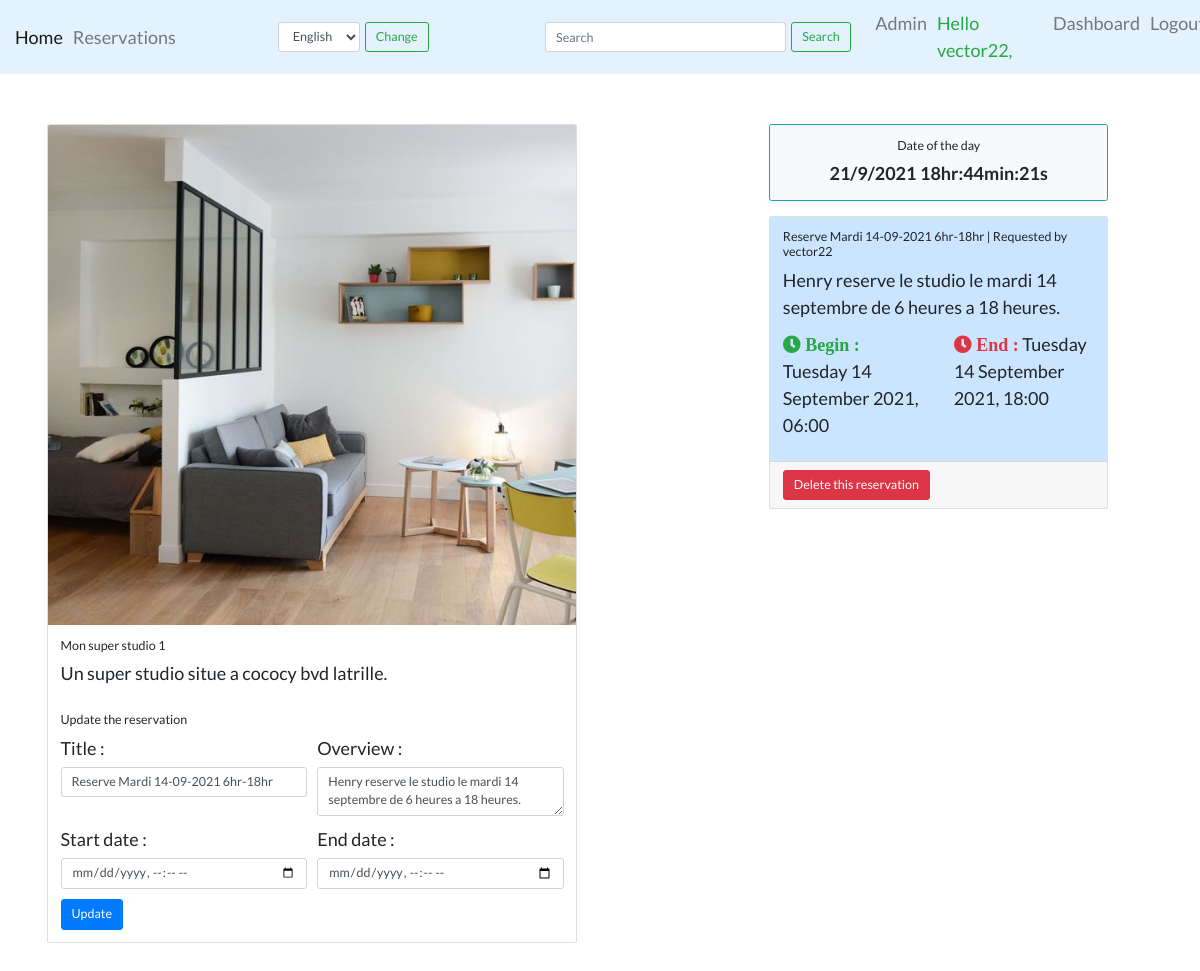
/core/resource/mon-super-studio-1/reservation/5/ (signed in), run on an earlier commit of the app's database.
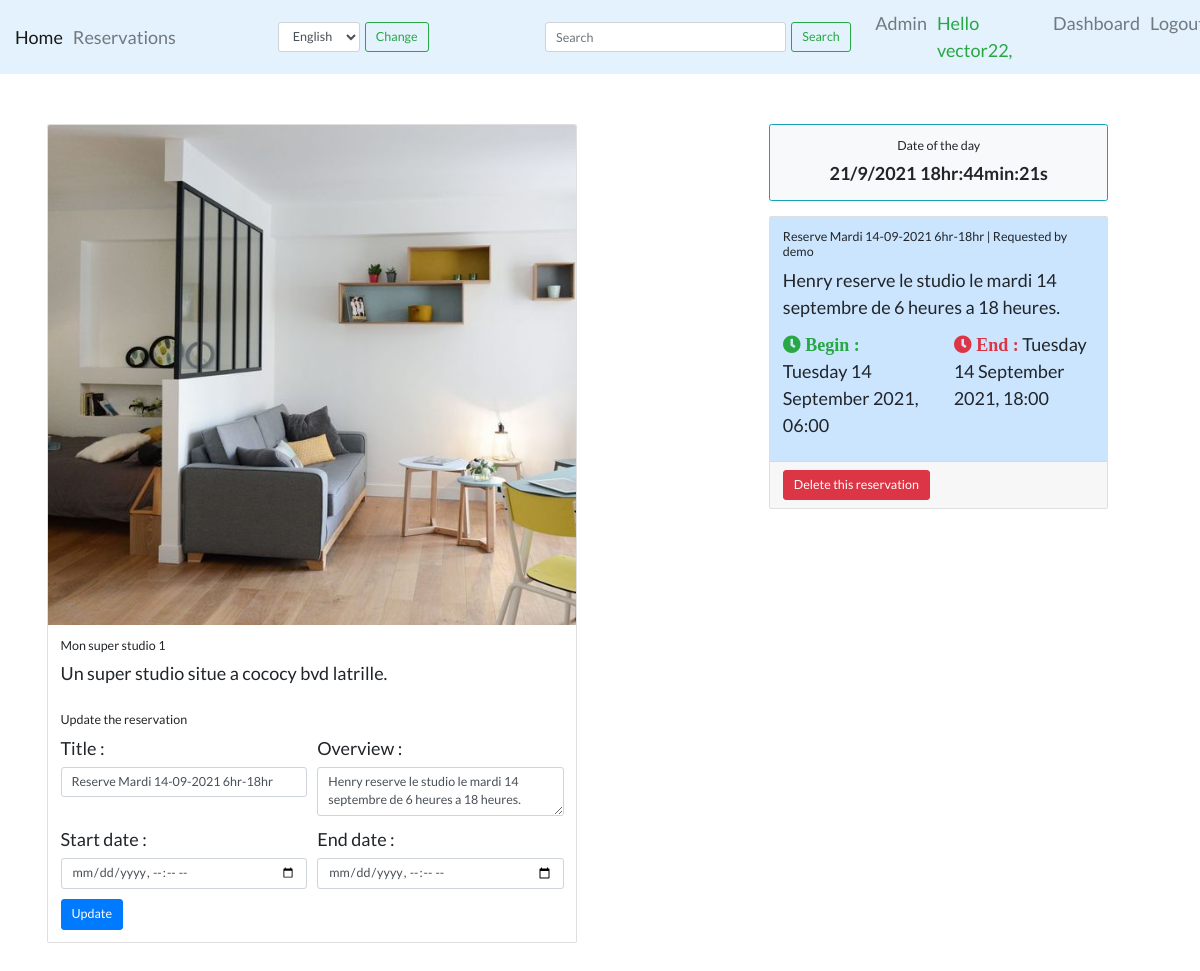
And on a later commit of the database.
### core/models.py (models this page shows, shortened)
class Reservation(models.Model):
    STATUS_CHOICES = (
        ('pending', _('Pending')),
        ('confirmed', _('Confirmed')),
        ('in_progress', _('In Progress')),
        ('ended', _('Ended')),
        ('canceled', _('Canceled')),
    )
    title = models.CharField(max_length=200)
    overview = models.TextField(null=True, blank=True)
    status = models.CharField(max_length=15,
                              choices=STATUS_CHOICES,
                              default='pending')
    created = models.DateTimeField(default=timezone.now)
    updated = models.DateTimeField(auto_now=True)
    start_date = models.DateTimeField()
    end_date = models.DateTimeField()
    resource = models.ForeignKey(Resource,
                                 default=None,
                                 on_delete=models.CASCADE)
    user = models.ForeignKey(User,
                             on_delete=models.CASCADE,
                             related_name='reservations',
                             default=1)

### core/views.py (the view, shortened to what this page needs)
class ReservationUpdateView(LoginRequiredMixin, UpdateView):
    model = Reservation
    fields = ['title', 'overview', 'start_date', 'end_date']
    template_name = 'core/reservation_detail.html'
    context_object_name = 'reserv'
    def get(self, request, *args, **kwargs):
        self.obj = get_object_or_404(Reservation, id=self.kwargs.get('pk'))
        self.resource = get_object_or_404(
            Resource, slug=self.kwargs.get('resource_slug'))
        ReservationModelForm.base_fields['overview'].widget.attrs['rows'] = '3'
        self.form = ReservationModelForm(instance=self.obj,
                                         initial={
                                             'start_date': self.obj.start_date,
                                             'end_date': self.obj.end_date,
                                         })
        return render(request, self.template_name, {
            "reserv": self.obj,
            "form": self.form,
            "resource": self.resource
        })

### core/templates/core/reservation_detail.html (shortened to what this page needs)
{% extends 'base.html' %}
{% load static %}
{% load i18n %}
{% block styles %}
<link rel="stylesheet" href="{% static 'css/reservation_detail.css' %}" type="text/css">
{% endblock %}
{% block content %}
<div class="content container" style="margin: auto; max-width: 98vw; padding: 5rem; font-size: large;">
    <div class="sections row">
        <section class="main col-md-8 col-lg-8 col-sm-8 row">
            <div class="card w-75">
                <img src="{{ resource.picture.url }}" class="card-img-top" alt="resource image" style="height: 50rem;">
                <div class="card-body">
                    <h5 class="card-title">{{ resource.name }}</h5>
                    <p class="card-text">{{ resource.description }}</p>
                </div>
                <div class="card-body">
                    <h5 class="card-title">{% trans "Update the reservation" %}</h5>
                    <form method="POST" action=".">
                        <div class="form-row">
                            <div class="form-group col-md-6">
                                <label for="title">{% trans "Title : " %}</label>
                                {{ form.title }}
                            </div>
                            <div class="form-group col-md-6">
                                <label for="overview">{% trans "Overview :" %} </label>
                                {{ form.overview }}
                            </div>
                        </div>
                        <div class="form-row">
                            <div class="form-group col-lg-6">
                                <label for="start-date">{% trans "Start date :" %} </label>
                                {{ form.start_date }}
                            </div>
                            <div class="form-group col-lg-6">
                                <label for="end-date">{% trans "End date :" %} </label>
                                {{ form.end_date }}
                            </div>
                        </div>
                        <button type="submit" class="btn btn-primary btn-lg">{% trans "Update" %}</button>
                    </form>
                </div>
            </div>
        </section>
        <section class="sidebar col-md-4 col-lg-4 col-sm-4">
            <div class="card w-90 text-center rounded border border-info font-weight-bold bg-light mb-4">
                <div class="card-body">
                    <h5 class="card-title">{% trans "Date of the day" %}</h5>
                    <p class="card-text" id="date-time">
                    </p>
                </div>
            </div>
            <div class="card w-100 mb-4">
                <div class="card-body {{ reserv.status }}">
                    {% if user.is_staff %}
                    <h5 class="card-title">{{ reserv.title }} | {% trans "Requested by" %} {{reserv.user.username}}</h5>
                    {% else %}
                    <h5 class="card-title">{{ reserv.title }}</h5>
                    {% endif %}
                    <p class="card-text">{{ reserv.overview }}</p>
                    <div class="row">
                        <p class="card-text col-lg-6">
                            <i class="fas fa-clock text-success"> {% trans "Begin :" %} </i>
                            {{ reserv.start_date | date:"l d F Y, H:i" }}
                        </p>
                        <p class="card-text col-lg-6">
                            <i class="fas fa-clock text-danger"> {% trans "End :" %} </i>
                            {{ reserv.end_date | date:"l d F Y, H:i" }}
                        </p>
                    </div>
                </div>
                <div class="card-footer">
                    <a href="{% url 'core:reserv_delete' reserv.id %}" class="btn btn-lg btn-danger">
                        {% trans "Delete this reservation" %}
                    </a>
                </div>
            </div>
        </section>
    </div>
</div>
{% endblock %}

What changed in the data, as far as the page shows it:
changed Reservation "Henry reserve le studio le mardi 14 septembre de 6 heures a 18 heures.": user.username "vector22" → "demo"
